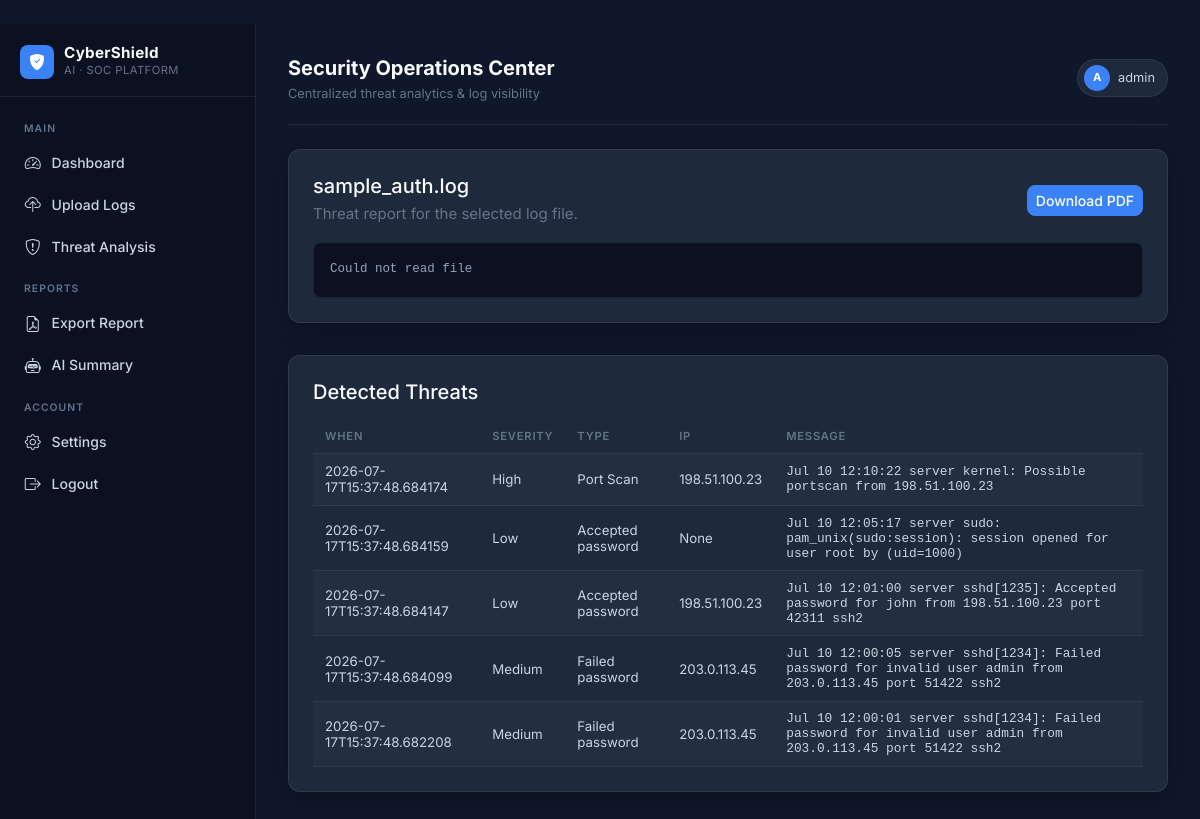
Page /log/1 (signed in) on the committed database.
### tables this page shows
CREATE TABLE logs (
            id INTEGER PRIMARY KEY AUTOINCREMENT,
            filename TEXT NOT NULL,
            filepath TEXT NOT NULL,
            uploaded_at TEXT NOT NULL
        );

CREATE TABLE threats (
            id INTEGER PRIMARY KEY AUTOINCREMENT,
            log_id INTEGER,
            type TEXT,
            severity TEXT,
            message TEXT,
            ip TEXT,
            timestamp TEXT,
            FOREIGN KEY(log_id) REFERENCES logs(id)
        );

### app.py (the view)
@app.route("/log/<int:log_id>")
@require_login
def view_log(log_id):
    conn = get_db_connection()
    cur = conn.cursor()
    cur.execute("SELECT * FROM logs WHERE id=?", (log_id,))
    log = cur.fetchone()
    if not log:
        conn.close()
        flash("Log not found", "warning")
        return redirect(url_for("dashboard"))
    content = ""
    try:
        with open(log["filepath"], "r", encoding="utf-8", errors="ignore") as f:
            content = f.read()
    except Exception:
        content = "Could not read file"
    cur.execute("SELECT * FROM threats WHERE log_id=? ORDER BY timestamp DESC", (log_id,))
    threats = cur.fetchall()
    conn.close()
    return render_template("report.html", log=log, content=content, threats=threats)

### app.py (called while the page is built)
def get_db_connection():
    conn = sqlite3.connect(DB_PATH)
    conn.row_factory = sqlite3.Row
    return conn

def require_login(func):
    from functools import wraps
    @wraps(func)
    def wrapper(*args, **kwargs):
        if not session.get("user"):
            return redirect(url_for("login", next=request.path))
        return func(*args, **kwargs)
    return wrapper

### templates/report.html
﻿{% extends "base.html" %}
{% block content %}
<div class="row g-3">
    <div class="col-12">
        <div class="card p-4 mb-3">
            <div class="d-flex flex-column flex-md-row justify-content-between align-items-start align-items-md-center mb-3">
                <div>
                    <h5 class="mb-1">{{ log['filename'] }}</h5>
                    <p class="text-muted mb-0">Threat report for the selected log file.</p>
                </div>
                <a class="btn btn-sm btn-primary" href="{{ url_for('generate_pdf', log_id=log['id']) }}">Download PDF</a>
            </div>
            <pre class="log-preview">{{ content }}</pre>
        </div>
    </div>
    <div class="col-12">
        <div class="card p-4">
            <h5 class="mb-3">Detected Threats</h5>
            <div class="table-responsive">
                <table class="table table-dark table-striped align-middle mb-0">
                    <thead>
                        <tr>
                            <th>When</th>
                            <th>Severity</th>
                            <th>Type</th>
                            <th>IP</th>
                            <th>Message</th>
                        </tr>
                    </thead>
                    <tbody>
                        {% for t in threats %}
                        <tr>
                            <td>{{ t['timestamp'] }}</td>
                            <td>{{ t['severity'] }}</td>
                            <td>{{ t['type'] }}</td>
                            <td>{{ t['ip'] }}</td>
                            <td><pre class="mb-0" style="white-space:pre-wrap">{{ t['message'] }}</pre></td>
                        </tr>
                        {% else %}
                        <tr>
                            <td colspan="5">No threats detected in this log.</td>
                        </tr>
                        {% endfor %}
                    </tbody>
                </table>
            </div>
        </div>
    </div>
</div>
{% endblock %}

### static/css/styles.css (style rules this page uses)
:root { --bg: #0F172A; --surface: #1E293B; --surface2: #263348; --border: rgba(255,255,255,0.08); --text: #F8FAFC; --text-sub: #CBD5E1; --muted: #64748B; --accent: #3B82F6; --accent-h: #2563EB; --c-critical: #EF4444; --c-high: #F97316; --c-medium: #EAB308; --c-low: #22C55E; --c-safe: #14B8A6; --c-risk: #A855F7; --c-info: #38BDF8; }
*, *::before, *::after { box-sizing: border-box; }
body { margin: 0; background: var(--bg); color: var(--text); font-family: Inter, "Segoe UI", system-ui, -apple-system, sans-serif; font-size: 0.9375rem; line-height: 1.6; }
.card { background: var(--surface); border: 1px solid var(--border); border-radius: 12px; box-shadow: 0 4px 24px rgba(0,0,0,0.3); color: var(--text); }
.table-dark { --bs-table-bg: transparent; --bs-table-striped-bg: rgba(255,255,255,0.025); --bs-table-hover-bg: rgba(255,255,255,0.04); --bs-table-color: var(--text); --bs-table-border-color: var(--border); font-size: 0.83rem; }
.table-dark thead th { font-size: 0.7rem; font-weight: 600; letter-spacing: 0.07em; text-transform: uppercase; color: var(--muted); border-bottom: 1px solid var(--border); padding: 0.6rem 0.75rem; white-space: nowrap; }
.table-dark td { padding: 0.6rem 0.75rem; vertical-align: middle; color: var(--text-sub); }
.btn-primary { background: var(--accent); border-color: var(--accent); color: #fff; font-weight: 500; border-radius: 8px; }
pre { font-size: 0.8rem; background: transparent; border: none; color: var(--text-sub); margin: 0; }
.log-preview { max-height: 300px; overflow: auto; background: #0B1120; border: 1px solid var(--border); border-radius: 8px; padding: 1rem; color: #94A3B8; font-family: "Courier New", monospace; font-size: 0.78rem; line-height: 1.7; }
.text-muted { color: var(--muted) !important; }

### rows in the picture
logs: filename "sample_auth.log"
threats: timestamp "2026-07-17T15:37:48.684174", severity "High", type "Port Scan", ip "198.51.100.23", message "Jul 10 12:10:22 server kernel: Possible portscan from 198.51.100.23"
threats: timestamp "2026-07-17T15:37:48.684159", severity "Low", type "Accepted password", ip "None", message "Jul 10 12:05:17 server sudo: pam_unix(sudo:session): session opened for user root by (uid=1000)"
threats: timestamp "2026-07-17T15:37:48.684147", severity "Low", type "Accepted password", ip "198.51.100.23", message "Jul 10 12:01:00 server sshd[1235]: Accepted password for john from 198.51.100.23 port 42311 ssh2"
threats: timestamp "2026-07-17T15:37:48.684099", severity "Medium", type "Failed password", ip "203.0.113.45", message "Jul 10 12:00:05 server sshd[1234]: Failed password for invalid user admin from 203.0.113.45 port 51422 ssh2"
threats: timestamp "2026-07-17T15:37:48.682208", severity "Medium", type "Failed password", ip "203.0.113.45", message "Jul 10 12:00:01 server sshd[1234]: Failed password for invalid user admin from 203.0.113.45 port 51422 ssh2"

### other values in the picture
{{ session.get('user')[0]|upper }} "A"
{{ session.get('user') }} "admin"
{{ content }} "Could not read file"
